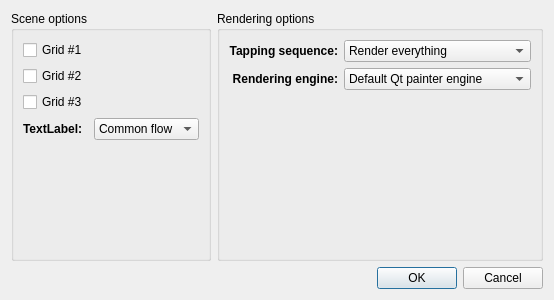
<?xml version="1.0" encoding="UTF-8"?>
<ui version="4.0">
 <class>sceneRendererDialog</class>
 <widget class="QDialog" name="sceneRendererDialog">
  <property name="geometry">
   <rect>
    <x>0</x>
    <y>0</y>
    <width>502</width>
    <height>300</height>
   </rect>
  </property>
  <property name="windowTitle">
   <string>Scene grid and rendering options</string>
  </property>
  <layout class="QGridLayout" name="gridLayout">
   <item row="1" column="1">
    <widget class="QDialogButtonBox" name="buttonBox">
     <property name="orientation">
      <enum>Qt::Horizontal</enum>
     </property>
     <property name="standardButtons">
      <set>QDialogButtonBox::Cancel|QDialogButtonBox::Ok</set>
     </property>
    </widget>
   </item>
   <item row="0" column="0">
    <widget class="QGroupBox" name="sceneOptionsGroupBox">
     <property name="minimumSize">
      <size>
       <width>0</width>
       <height>0</height>
      </size>
     </property>
     <property name="title">
      <string>Scene options</string>
     </property>
     <layout class="QGridLayout" name="gridLayout_3">
      <item row="0" column="1">
       <widget class="QCheckBox" name="gridOneCheckBox">
        <property name="text">
         <string>Grid #1</string>
        </property>
       </widget>
      </item>
      <item row="1" column="1">
       <widget class="QCheckBox" name="gridTwoCheckBox">
        <property name="text">
         <string>Grid #2</string>
        </property>
       </widget>
      </item>
      <item row="2" column="1">
       <widget class="QCheckBox" name="gridThreeCheckBox">
        <property name="text">
         <string>Grid #3</string>
        </property>
       </widget>
      </item>
      <item row="4" column="1">
       <spacer name="verticalSpacer">
        <property name="orientation">
         <enum>Qt::Vertical</enum>
        </property>
        <property name="sizeHint" stdset="0">
         <size>
          <width>20</width>
          <height>40</height>
         </size>
        </property>
       </spacer>
      </item>
      <item row="2" column="2">
       <widget class="QPushButton" name="colorPickerGridThree">
        <property name="styleSheet">
         <string notr="true">border:none;</string>
        </property>
        <property name="text">
         <string/>
        </property>
        <property name="icon">
         <iconset resource="icons.qrc">
          <normaloff>:/mainToolbar/icons/color_chart.png</normaloff>:/mainToolbar/icons/color_chart.png</iconset>
        </property>
       </widget>
      </item>
      <item row="1" column="2">
       <widget class="QPushButton" name="colorPickerGridTwo">
        <property name="styleSheet">
         <string notr="true">border:none;</string>
        </property>
        <property name="text">
         <string/>
        </property>
        <property name="icon">
         <iconset resource="icons.qrc">
          <normaloff>:/mainToolbar/icons/color_chart.png</normaloff>:/mainToolbar/icons/color_chart.png</iconset>
        </property>
       </widget>
      </item>
      <item row="0" column="2">
       <widget class="QPushButton" name="colorPickerGridOne">
        <property name="styleSheet">
         <string notr="true">border:none;</string>
        </property>
        <property name="text">
         <string/>
        </property>
        <property name="icon">
         <iconset resource="icons.qrc">
          <normaloff>:/mainToolbar/icons/color_chart.png</normaloff>:/mainToolbar/icons/color_chart.png</iconset>
        </property>
       </widget>
      </item>
      <item row="3" column="2">
       <widget class="QComboBox" name="targetDisplayMethodComboBox">
        <item>
         <property name="text">
          <string>Common flow</string>
         </property>
        </item>
        <item>
         <property name="text">
          <string>Comet effect</string>
         </property>
        </item>
       </widget>
      </item>
      <item row="3" column="1">
       <widget class="QLabel" name="targetsDisplayMethodLabel">
        <property name="styleSheet">
         <string notr="true">font-weight: bold;</string>
        </property>
        <property name="text">
         <string>TextLabel: </string>
        </property>
       </widget>
      </item>
     </layout>
    </widget>
   </item>
   <item row="0" column="1">
    <widget class="QGroupBox" name="groupBox">
     <property name="title">
      <string>Rendering options</string>
     </property>
     <layout class="QGridLayout" name="gridLayout_2">
      <item row="0" column="2">
       <widget class="QComboBox" name="backgroundRenderingComboBox">
        <item>
         <property name="text">
          <string>Render everything</string>
         </property>
        </item>
        <item>
         <property name="text">
          <string>Do not render grid #3</string>
         </property>
        </item>
        <item>
         <property name="text">
          <string>Do not render grid #2</string>
         </property>
        </item>
        <item>
         <property name="text">
          <string>Do not render grid #3 and #2</string>
         </property>
        </item>
        <item>
         <property name="text">
          <string>Stop bg. rendering</string>
         </property>
        </item>
        <item>
         <property name="text">
          <string>Block scene update</string>
         </property>
        </item>
       </widget>
      </item>
      <item row="0" column="0">
       <widget class="QLabel" name="tappingSeqLabel">
        <property name="styleSheet">
         <string notr="true">font-weight: bold</string>
        </property>
        <property name="text">
         <string>Tapping sequence:</string>
        </property>
        <property name="alignment">
         <set>Qt::AlignRight|Qt::AlignTrailing|Qt::AlignVCenter</set>
        </property>
       </widget>
      </item>
      <item row="2" column="0">
       <spacer name="verticalSpacer_2">
        <property name="orientation">
         <enum>Qt::Vertical</enum>
        </property>
        <property name="sizeHint" stdset="0">
         <size>
          <width>20</width>
          <height>40</height>
         </size>
        </property>
       </spacer>
      </item>
      <item row="1" column="0">
       <widget class="QLabel" name="renderingEngineLabel">
        <property name="styleSheet">
         <string notr="true">font-weight: bold;</string>
        </property>
        <property name="text">
         <string>Rendering engine:</string>
        </property>
        <property name="alignment">
         <set>Qt::AlignRight|Qt::AlignTrailing|Qt::AlignVCenter</set>
        </property>
       </widget>
      </item>
      <item row="1" column="2">
       <widget class="QComboBox" name="renderingEngineComboBox">
        <item>
         <property name="text">
          <string>Default Qt painter engine</string>
         </property>
        </item>
        <item>
         <property name="text">
          <string>OpenGL engine</string>
         </property>
        </item>
       </widget>
      </item>
     </layout>
    </widget>
   </item>
  </layout>
 </widget>
 <resources>
  <include location="icons.qrc"/>
 </resources>
 <connections>
  <connection>
   <sender>buttonBox</sender>
   <signal>accepted()</signal>
   <receiver>sceneRendererDialog</receiver>
   <slot>accept()</slot>
   <hints>
    <hint type="sourcelabel">
     <x>248</x>
     <y>254</y>
    </hint>
    <hint type="destinationlabel">
     <x>157</x>
     <y>274</y>
    </hint>
   </hints>
  </connection>
  <connection>
   <sender>buttonBox</sender>
   <signal>rejected()</signal>
   <receiver>sceneRendererDialog</receiver>
   <slot>reject()</slot>
   <hints>
    <hint type="sourcelabel">
     <x>316</x>
     <y>260</y>
    </hint>
    <hint type="destinationlabel">
     <x>286</x>
     <y>274</y>
    </hint>
   </hints>
  </connection>
 </connections>
</ui>
